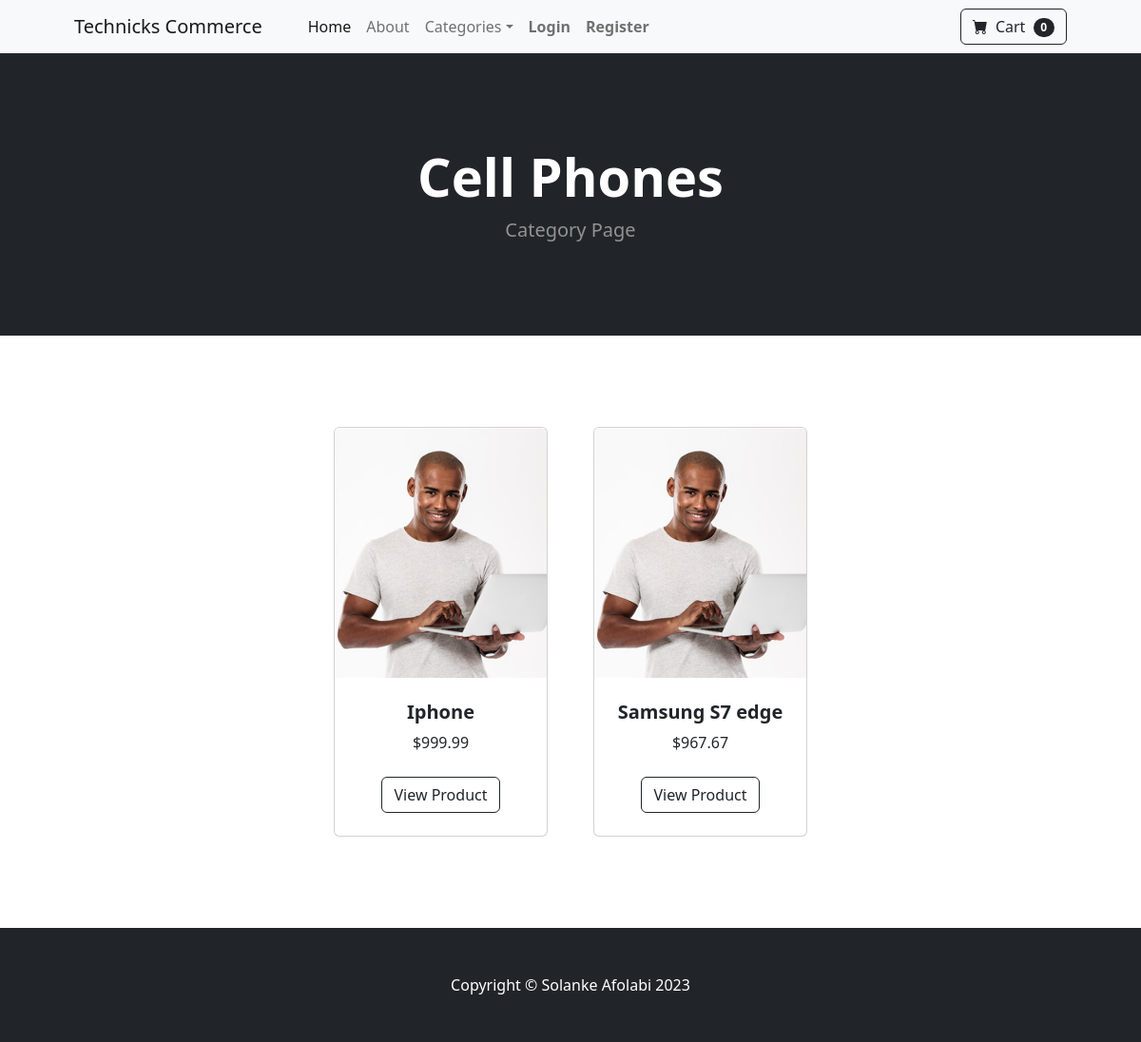
Page /category/Cell Phones on the committed database.
### store/models.py (models this page shows, shortened)
class Category(models.Model):
    name = models.CharField(max_length=100)
    def __str__(self):
        return self.name
    class Meta:
        verbose_name_plural = 'Categories'

class Product(models.Model):
    name = models.CharField(max_length=100)
    price = models.DecimalField(default=0, decimal_places=2, max_digits=6)
    category = models.ForeignKey(Category, on_delete=models.CASCADE, default=1)
    description = models.CharField(max_length=250, default='', blank=True, null=True)
    image = models.ImageField(upload_to='uploads/product')
    is_sale = models.BooleanField(default=False)
    sale_price = models.DecimalField(default=0, decimal_places=2, max_digits=6)

### store/views.py (the view)
# urls.py: path('category/<str:foo>', views.category, name='category'),
def category(request, foo):
    foo = foo.replace('-', ' ')
    try:
        category = Category.objects.get(name=foo)
        product = Product.objects.filter(category=category)
        return render(request, 'category.html', {'products':product, 'category':category})
    except:
        messages.info(request, 'Category Does Not Exist')
        return redirect('index')
    return render(request, 'category.html', {})

### cart/cart.py (called while the page is built)
    def __len__(self):
        return len(self.cart)

### cart/context_processors.py (called while the page is built)
def cart(request):
    return {'cart':Cart(request)}

### store/templates/category.html
{% extends 'base.html' %}
    {% block content %}
        <header class="bg-dark py-5">
            <div class="container px-4 px-lg-5 my-5">
                <div class="text-center text-white">
                    <h1 class="display-4 fw-bolder">{{ category }}</h1>
                    <p class="lead fw-normal text-white-50 mb-0">Category Page</p>
                </div>
            </div>
        </header>
        <section class="py-5">
            <div class="container px-4 px-lg-5 mt-5">
                <div class="row gx-4 gx-lg-5 row-cols-2 row-cols-md-3 row-cols-xl-4 justify-content-center">
                    {% for product in products %}
                    {%if product.is_sale %}
                    <div class="col mb-5">
                        <div class="card h-100">
                               "
                            <div class="badge bg-danger text-white position-absolute" style="top: 0.5rem; right: 0.5rem;">
                                SALE!
                            </div>
                            <img class="card-img-top" src="{{ product.image.url }}" alt="..." />
                            <div class="card-body p-4">
                                <div class="text-center">
                                    <h5 class="fw-bolder">{{ product.name }}</h5>
                                    <div class="d-flex justify-content-center small text-warning mb-2">
                                        <div class="bi-star-fill"></div>
                                        &nbsp;&nbsp;Sale!!&nbsp;&nbsp;
                                        <div class="bi-star-fill"></div>
                                    </div>
                                    <strike>
                                        ${{ product.price }}
                                    </strike>&nbsp;
                                    ${{ product.sale_price }}
                                </div>
                            </div>
                            <div class="card-footer p-4 pt-0 border-top-0 bg-transparent">
                                <div class="text-center"><a class="btn btn-outline-dark mt-auto" href="{% url 'product' product.id %}">View Product</a></div>
                            </div>
                        </div>
                    </div>
                    {% else %}
                    <div class="col mb-5">
                        <div class="card h-100">
                            <img class="card-img-top" src="{{ product.image.url }}" alt="..." />
                            <div class="card-body p-4">
                                <div class="text-center">
                                    <h5 class="fw-bolder">{{ product.name }}</h5>
                                    ${{ product.price }}
                                </div>
                            </div>
                            <div class="card-footer p-4 pt-0 border-top-0 bg-transparent">
                                <div class="text-center"><a class="btn btn-outline-dark mt-auto" href="{% url 'product' product.id %}">View Product</a></div>
                            </div>
                        </div>
                    </div>
                    {% endif %}
                    {% endfor %}
        </section>
    {% endblock %}

### rows in the picture
Category: name "Cell Phones"
Product: image (picture), name "Iphone", price "999.99"
Product: image (picture), name "Samsung S7 edge", price "967.67"

### other values in the picture
{{ cart|length }} "0"
